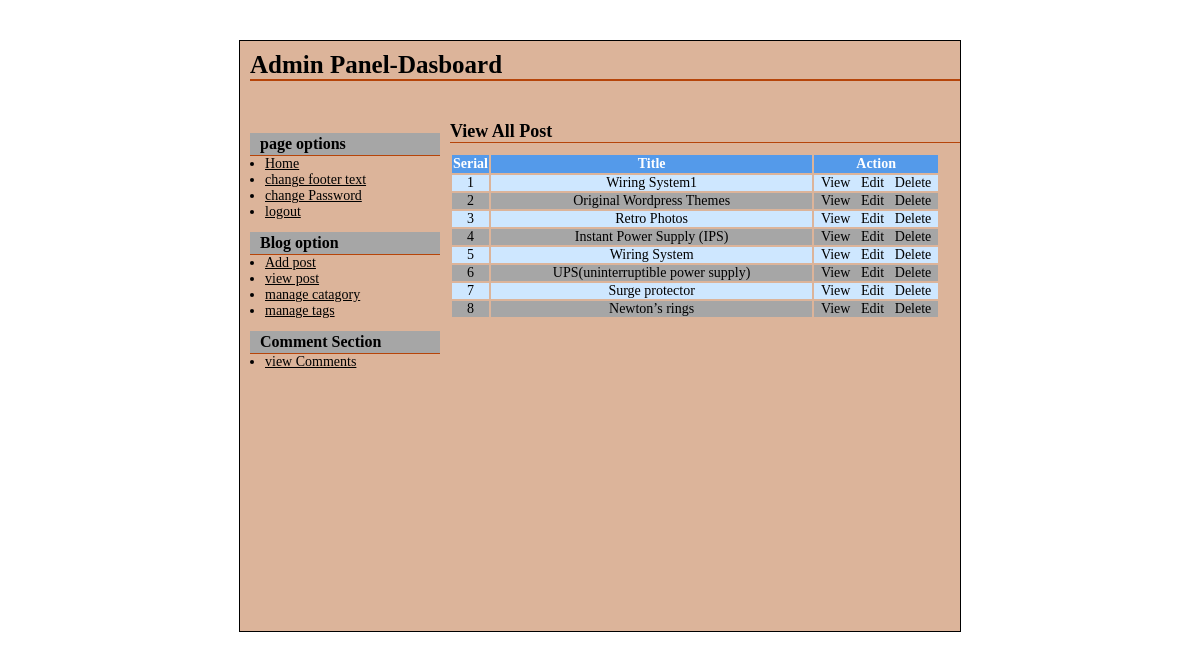
/admin/post-view.php (signed in), run on the app's committed database.
### tables this page shows
CREATE TABLE IF NOT EXISTS `tbl_post` (
  `post_id` int(11) NOT NULL AUTO_INCREMENT,
  `post_title` varchar(250) NOT NULL,
  `post_description` text NOT NULL,
  `post_image` varchar(250) NOT NULL,
  `cat_id` int(11) NOT NULL,
  `tag_id` varchar(255) NOT NULL,
  `post_date` varchar(255) NOT NULL,
  `year` varchar(4) NOT NULL,
  `month` varchar(2) NOT NULL,
  `post_timestamp` varchar(255) NOT NULL,
  PRIMARY KEY (`post_id`)
);

### admin/post-view.php (the view, shortened to what this page needs)
 <?php
	include("../config.php");
?>
 <?php include("header.php");?>
<h2>View All Post</h2>
<table class="tbl2" width="70%">
<tr>
	<th width="3%">Serial</th>
	<th width="70%">Title</th>
	<th width="70%">Action</th>
</tr>
	<?php
		$i=0;
		$statement=$db->prepare("SELECT * FROM tbl_post ORDER BY post_id DESC");
		$statement->execute();
		$result=$statement->fetchAll(PDO::FETCH_ASSOC);
		foreach($result as $row)
		{
			$i++;
			?>
			<tr>
	<td><?php echo $i;?></td>
	<td><?php echo $row['post_title'];?></td>
	<td><a class="fancybox" href="#inline<?php echo $i;?>" >View</a>
	<a href="post-edit.php?id=<?php echo $row['post_id'];?>">Edit</a>
	<a onclick='return confirmDelete();' href="post-delete.php?id=<?php echo $row['post_id'];?>">Delete</a></td>
	</tr>
			<?php
		}
	?>
</table>
<?php include("footer.php");?>

### admin/header.php (shortened to what this page needs)
<!doctype html>
<html>
<head>
<link rel="stylesheet" type="text/css" href="../styles_admin.css"/>
	<link rel="stylesheet" type="text/css" href="../fancybox/jquery.fancybox.css" />
</head>
<body>
<div id="wrapper">
<div id="header">
<h1>Admin Panel-Dasboard</h1>
</div>
<div id="container">
<div id="sidebar">
<h2>page options</h2>
<ul>
<li><a href="index.php">Home</a></li>
<li><a href="change-footer-text.php">change footer text</a></li>
<li><a href="change-password.php">change Password</a></li>
<li><a href="logout.php">logout</a></li>
</ul>
<h2>Blog option</h2>
<ul>
<li><a href="post-add.php">Add post</a></li>
<li><a href="post-view.php">view post</a></li>
<li><a href="manage-catagory.php">manage catagory</a></li>
<li><a href="manage-tag.php">manage tags</a></li>
</ul>
<h2>Comment Section</h2>
<ul>
<li><a href="comment-approve.php">view Comments</a></li>
</ul>
</div>
<div id="content">

### admin/footer.php
</div>
</div>
</div>
</body>
</html>

### styles_admin.css (style rules this page uses)
* { margin:0;padding:0; }
body { font-family:arial; font-size:14px; }
body,input,select,textarea { font-family:'Times New Roman',arial; font-size:14px; }
table.tbl2 { margin-top:10px; }
table.tbl2 tr td a { color:black; text-decoration:none; }
table.tbl2 tr th { background-color:#549AEA; color:white; padding:1px; }
table.tbl2 tr td { text-align:center; }
table.tbl2 tr:nth-child(2n+1) td { background-color:#A6A6A6; }
table.tbl2 tr:nth-child(2n) td { background-color:#CEE7FF; }
#wrapper { width:700px; height:auto; margin:0 auto; background-color:#fff; border:1px solid #000; overflow:hidden; padding:10px; background-color:#DCB49A; margin-top:40px; margin-bottom:20px; }
#header { width:900px; height:70px; }
#header h1 { color:#000; font-size:25px; border-bottom:2px solid #B6450A; }
#container { width:900px; height:500px; }
#sidebar { width:200px; height:auto; float:left }
#sidebar ul li { margin-left:15px; }
#sidebar ul li a { color:black; overflow:hidden; }
#sidebar h2 { color:black; background-color:#A6A6A6; font-size:16px; border-bottom:1px solid #B6450A; padding:2px 10px; margin-right:10px; margin-top:12px; }
#content { width:700px; height:auto; float:left; }
#content h2 { color:black; font-size:18px; border-bottom:1px solid #B6450A; }

### data on the page
tbl_post: post_title "Wiring System1"
tbl_post: post_title "Original Wordpress Themes"
tbl_post: post_title "Retro Photos"
tbl_post: post_title "Instant Power Supply (IPS)"
tbl_post: post_title "Wiring System"
tbl_post: post_title "UPS(uninterruptible power supply)"
tbl_post: post_title "Surge protector"
tbl_post: post_title "Newton’s rings"
